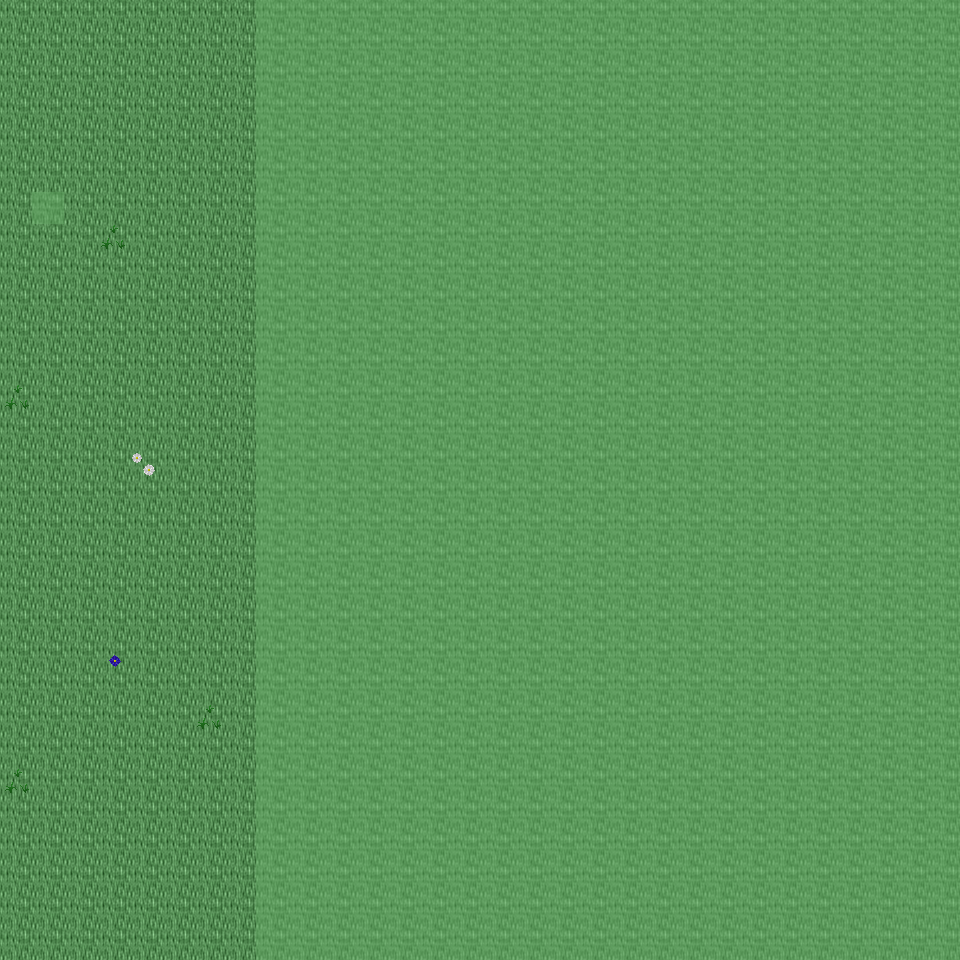

A level layout from a 2D game, rendered from its tile map. Below: a short description, then the map file with tile-grid data replaced by summaries:
An orthogonal 30x30 tile map with 32x32 px tiles, 6 tile layers (Ground, Object, Object2, Above, ...), 27 tilesets and 2 objects (2x mapchange).

<map version="1.0" orientation="orthogonal" renderorder="right-down" width="30" height="30" tilewidth="32" tileheight="32" nextobjectid="3">
  <tileset firstgid="1" name="tileset_ground_ground" tilewidth="32" tileheight="32" tilecount="33" columns="3">
    <image source="../drawable/tileset_ground_ground.png" width="96" height="352" />
  </tileset>
  <tileset firstgid="34" name="tileset_ground_ice_ice" tilewidth="32" tileheight="32" tilecount="3" columns="3">
    <image source="../drawable/tileset_ground_ice_ice.png" width="96" height="32" />
  </tileset>
  <tileset firstgid="37" name="tileset_ground_water_pool" tilewidth="32" tileheight="32" tilecount="72" columns="3">
    <image source="../drawable/tileset_ground_water_pool.png" width="96" height="768" />
  </tileset>
  <tileset firstgid="109" name="tileset_ground_grass_edges" tilewidth="32" tileheight="32" tilecount="36" columns="12">
    <image source="../drawable/tileset_ground_grass_edges.png" width="384" height="96" />
  </tileset>
  <tileset firstgid="145" name="tileset_ground_ridge_ice_2" tilewidth="32" tileheight="32" tilecount="42" columns="7">
    <image source="../drawable/tileset_ground_ridge_ice_2.png" width="224" height="192" />
  </tileset>
  <tileset firstgid="187" name="tileset_ground_ridge_earth_dark" tilewidth="32" tileheight="32" tilecount="96" columns="12">
    <image source="../drawable/tileset_ground_ridge_earth_dark.png" width="384" height="256" />
  </tileset>
  <tileset firstgid="283" name="tileset_ground_rock_pebbles" tilewidth="32" tileheight="32" tilecount="3" columns="1">
    <image source="../drawable/tileset_ground_rock_pebbles.png" width="32" height="96" />
  </tileset>
  <tileset firstgid="286" name="tileset_plant_grasses" tilewidth="32" tileheight="32" tilecount="6" columns="3">
    <image source="../drawable/tileset_plant_grasses.png" width="96" height="64" />
  </tileset>
  <tileset firstgid="292" name="tileset_plant_bush_bushes" tilewidth="32" tileheight="32" tilecount="10" columns="5">
    <image source="../drawable/tileset_plant_bush_bushes.png" width="160" height="64" />
  </tileset>
  <tileset firstgid="302" name="tileset_ground_cobbled_paving" tilewidth="32" tileheight="32" tilecount="1" columns="1">
    <image source="../drawable/tileset_ground_cobbled_paving.png" width="32" height="32" />
  </tileset>
  <tileset firstgid="303" name="tileset_ground_grass_corners" tilewidth="32" tileheight="32" tilecount="24" columns="6">
    <image source="../drawable/tileset_ground_grass_corners.png" width="192" height="128" />
  </tileset>
  <tileset firstgid="327" name="tileset_plant_flower_daisy_white" tilewidth="32" tileheight="32" tilecount="8" columns="2">
    <image source="../drawable/tileset_plant_flower_daisy_white.png" width="64" height="128" />
  </tileset>
  <tileset firstgid="335" name="tileset_plant_flower_daisy_blue" tilewidth="32" tileheight="32" tilecount="8" columns="2">
    <image source="../drawable/tileset_plant_flower_daisy_blue.png" width="64" height="128" />
  </tileset>
  <tileset firstgid="343" name="tileset_item_armor_sword_rack" tilewidth="32" tileheight="32" tilecount="4" columns="2">
    <image source="../drawable/tileset_item_armor_sword_rack.png" width="64" height="64" />
  </tileset>
  <tileset firstgid="347" name="tileset_plant_stump_small_stump" tilewidth="32" tileheight="32" tilecount="4" columns="2">
    <image source="../drawable/tileset_plant_stump_small_stump.png" width="64" height="64" />
  </tileset>
  <tileset firstgid="351" name="tileset_item_postbox" tilewidth="32" tileheight="32" tilecount="4" columns="2">
    <image source="../drawable/tileset_item_postbox.png" width="64" height="64" />
  </tileset>
  <tileset firstgid="355" name="tileset_item_armor_weapons_rack" tilewidth="32" tileheight="32" tilecount="18" columns="9">
    <image source="../drawable/tileset_item_armor_weapons_rack.png" width="288" height="64" />
  </tileset>
  <tileset firstgid="373" name="tileset_item_pot_pot_golden_centred" tilewidth="32" tileheight="32" tilecount="3" columns="3">
    <image source="../drawable/tileset_item_pot_pot_golden_centred.png" width="96" height="32" />
  </tileset>
  <tileset firstgid="376" name="tileset_logic_collision" tilewidth="32" tileheight="32" tilecount="1" columns="1">
    <image source="../drawable/tileset_logic_collision.png" width="32" height="32" />
  </tileset>
  <tileset firstgid="377" name="tileset_ground_water_swamp_water" tilewidth="32" tileheight="32" tilecount="33" columns="3">
    <image source="../drawable/tileset_ground_water_swamp_water.png" width="96" height="352" />
  </tileset>
  <tileset firstgid="410" name="tileset_plant_grasses_swamp" tilewidth="32" tileheight="32" tilecount="42" columns="6">
    <image source="../drawable/tileset_plant_grasses_swamp.png" width="192" height="224" />
  </tileset>
  <tileset firstgid="452" name="tileset_plant_stump_hollow_logs" tilewidth="32" tileheight="32" tilecount="6" columns="3">
    <image source="../drawable/tileset_plant_stump_hollow_logs.png" width="96" height="64" />
  </tileset>
  <tileset firstgid="458" name="tileset_plant_tree_tree_darkgreen" tilewidth="32" tileheight="32" tilecount="88" columns="8">
    <image source="../drawable/tileset_plant_tree_tree_darkgreen.png" width="256" height="352" />
  </tileset>
  <tileset firstgid="546" name="tileset_plant_tree_dead_tree_3" tilewidth="32" tileheight="32" tilecount="16" columns="4">
    <image source="../drawable/tileset_plant_tree_dead_tree_3.png" width="128" height="128" />
  </tileset>
  <tileset firstgid="562" name="tileset_building_chimney_smoke" tilewidth="32" tileheight="32" tilecount="40" columns="4">
    <image source="../drawable/tileset_building_chimney_smoke.png" width="128" height="320" />
  </tileset>
  <tileset firstgid="602" name="tileset_building_huts" tilewidth="32" tileheight="32" tilecount="338" columns="26">
    <image source="../drawable/tileset_building_huts.png" width="832" height="416" />
  </tileset>
  <tileset firstgid="940" name="tileset_building_ice_tower" tilewidth="32" tileheight="32" tilecount="252" columns="9">
    <image source="../drawable/tileset_building_ice_tower.png" width="288" height="896" />
  </tileset>
  <layer name="Ground" width="30" height="30">
    <data>[900 cells, 900 non-empty, 3 distinct tile ids]</data>
  </layer>
  <layer name="Object" width="30" height="30">
    <data>[900 cells, 187 non-empty, 19 distinct tile ids]</data>
  </layer>
  <layer name="Object2" width="30" height="30">
    <data>[900 cells, 49 non-empty, 38 distinct tile ids]</data>
  </layer>
  <layer name="Above" width="30" height="30">
    <data>[900 cells, 23 non-empty, 23 distinct tile ids]</data>
  </layer>
  <layer name="Above2" width="30" height="30">
    <data>[900 cells, 128 non-empty, 128 distinct tile ids]</data>
  </layer>
  <layer name="Walkable" width="30" height="30">
    <data>[900 cells, 661 non-empty, 1 distinct tile ids]</data>
  </layer>
  <objectgroup name="MapEvents">
    <object id="1" name="south" type="mapchange" x="0" y="928" width="256" height="32">
      <properties>
        <property name="map" value="0_ados_mountain_n2_w2_x4_y1" />
        <property name="place" value="north" />
      </properties>
    </object>
    <object id="2" name="west" type="mapchange" x="0" y="0" width="32" height="960">
      <properties>
        <property name="map" value="0_ados_mountain_n2_w2_x3_y0" />
        <property name="place" value="east" />
      </properties>
    </object>
  </objectgroup>
</map>
